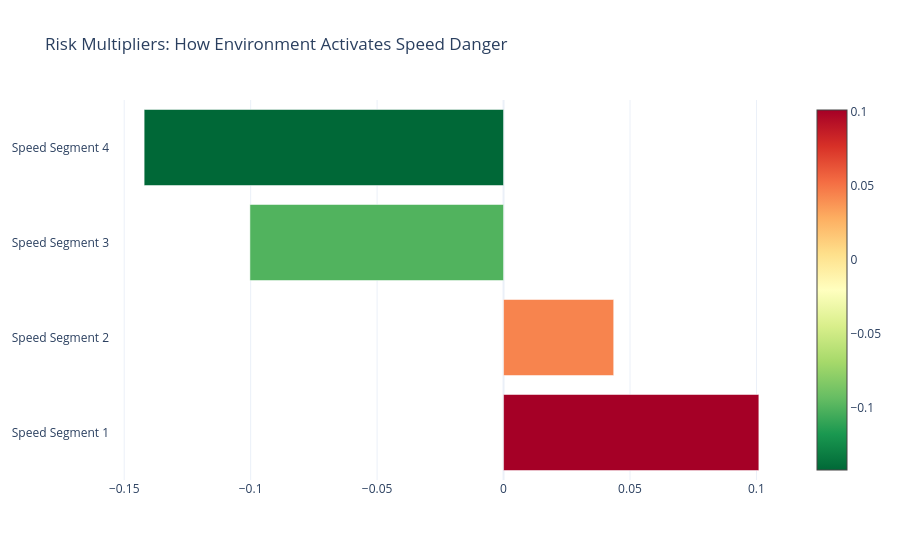

The notebook cell this image was saved under:
### Code cell
# --- 4. SEGMENT EXTRACTION & VISUALIZATION ---
segments_speed = pd.DataFrame(extract_tree_rules_native(intrp_speed, X_speed.columns.tolist()))
segments_speed = segments_speed.sort_values('cate', ascending=False) # Rank by highest risk increase

# Plotly Horizontal Bar
fig = go.Figure(go.Bar(
    y=[f"Speed Segment {i+1}" for i in range(len(segments_speed))],
    x=segments_speed['cate'],
    orientation='h',
    marker=dict(color=segments_speed['cate'], colorscale='RdYlGn_r', showscale=True),
    customdata=np.stack((segments_speed['rule'], segments_speed['n_samples']), axis=-1),
    hovertemplate='<b>%{y}</b><br>Speed Risk (τ): %{x:.4f}<br>Rule: %{customdata[0]}<br>N: %{customdata[1]}<extra></extra>'
))
fig.update_layout(title='Risk Multipliers: How Environment Activates Speed Danger', template='plotly_white')
fig.show()

### Figure 1 — Plotly figure (JSON) as saved in the notebook; plotly's stock layout.template omitted (floating-point values rounded to 4 significant figures)
{"data": [{"customdata": [["Road_Condition_Wet <= 0.50 & Road_Condition_Under Construction <= 0.50 & Road_Condition_Icy > 0.50", 130], ["Road_Condition_Wet <= 0.50 & Road_Condition_Under Construction <= 0.50 & Road_Condition_Icy <= 0.50", 329], ["Road_Condition_Wet <= 0.50 & Road_Condition_Under Construction > 0.50", 75], ["Road_Condition_Wet > 0.50", 125]], "hovertemplate": "<b>%{y}</b><br>Speed Risk (τ): %{x:.4f}<br>Rule: %{customdata[0]}<br>N: %{customdata[1]}<extra></extra>", "marker": {"color": [0.1009, 0.04355, -0.1003, -0.1421], "colorscale": [[0, "rgb(0,104,55)"], [0.1, "rgb(26,152,80)"], [0.2, "rgb(102,189,99)"], [0.3, "rgb(166,217,106)"], [0.4, "rgb(217,239,139)"], [0.5, "rgb(255,255,191)"], [0.6, "rgb(254,224,139)"], [0.7, "rgb(253,174,97)"], [0.8, "rgb(244,109,67)"], [0.9, "rgb(215,48,39)"], [1, "rgb(165,0,38)"]], "showscale": true}, "orientation": "h", "type": "bar", "x": [0.1009, 0.04355, -0.1003, -0.1421], "y": ["Speed Segment 1", "Speed Segment 2", "Speed Segment 3", "Speed Segment 4"]}], "layout": {"title": {"text": "Risk Multipliers: How Environment Activates Speed Danger"}}}
